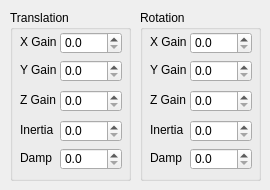
        <widget class="QWidget" name="JoystickForce">
         <attribute name="title">
          <string>Force</string>
         </attribute>
         <widget class="QGroupBox" name="JoystickForceTranslationGroup">
          <property name="geometry">
           <rect>
            <x>10</x>
            <y>10</y>
            <width>121</width>
            <height>171</height>
           </rect>
          </property>
          <property name="title">
           <string>Translation</string>
          </property>
          <widget class="QLabel" name="JoystickForceTranslationXGainLabel">
           <property name="geometry">
            <rect>
             <x>10</x>
             <y>24</y>
             <width>41</width>
             <height>16</height>
            </rect>
           </property>
           <property name="text">
            <string>X Gain</string>
           </property>
          </widget>
          <widget class="QDoubleSpinBox" name="JoystickForceTranslationZGain">
           <property name="geometry">
            <rect>
             <x>50</x>
             <y>80</y>
             <width>62</width>
             <height>22</height>
            </rect>
           </property>
           <property name="decimals">
            <number>1</number>
           </property>
           <property name="singleStep">
            <double>0.500000000000000</double>
           </property>
          </widget>
          <widget class="QLabel" name="JoystickForceTranslationZGainLabel">
           <property name="geometry">
            <rect>
             <x>10</x>
             <y>82</y>
             <width>41</width>
             <height>16</height>
            </rect>
           </property>
           <property name="text">
            <string>Z Gain</string>
           </property>
          </widget>
          <widget class="QDoubleSpinBox" name="JoystickForceTranslationXGain">
           <property name="geometry">
            <rect>
             <x>50</x>
             <y>22</y>
             <width>62</width>
             <height>22</height>
            </rect>
           </property>
           <property name="decimals">
            <number>1</number>
           </property>
           <property name="singleStep">
            <double>0.500000000000000</double>
           </property>
          </widget>
          <widget class="QLabel" name="ForceTranslationYGainLabel">
           <property name="geometry">
            <rect>
             <x>10</x>
             <y>52</y>
             <width>41</width>
             <height>16</height>
            </rect>
           </property>
           <property name="text">
            <string>Y Gain</string>
           </property>
          </widget>
          <widget class="QDoubleSpinBox" name="JoystickForceTranslationYGain">
           <property name="geometry">
            <rect>
             <x>50</x>
             <y>50</y>
             <width>62</width>
             <height>22</height>
            </rect>
           </property>
           <property name="decimals">
            <number>1</number>
           </property>
           <property name="singleStep">
            <double>0.500000000000000</double>
           </property>
          </widget>
          <widget class="QLabel" name="ForceTranslationInertiaLabel">
           <property name="geometry">
            <rect>
             <x>10</x>
             <y>112</y>
             <width>41</width>
             <height>16</height>
            </rect>
           </property>
           <property name="text">
            <string>Inertia</string>
           </property>
          </widget>
          <widget class="QDoubleSpinBox" name="JoystickForceTranslationInertia">
           <property name="geometry">
            <rect>
             <x>50</x>
             <y>110</y>
             <width>62</width>
             <height>22</height>
            </rect>
           </property>
           <property name="decimals">
            <number>1</number>
           </property>
           <property name="singleStep">
            <double>0.500000000000000</double>
           </property>
          </widget>
          <widget class="QLabel" name="JoystickForceTranslationDampLabel">
           <property name="geometry">
            <rect>
             <x>10</x>
             <y>140</y>
             <width>41</width>
             <height>16</height>
            </rect>
           </property>
           <property name="text">
            <string>Damp</string>
           </property>
          </widget>
          <widget class="QDoubleSpinBox" name="JoystickForceTranslationDamp">
           <property name="geometry">
            <rect>
             <x>50</x>
             <y>138</y>
             <width>62</width>
             <height>22</height>
            </rect>
           </property>
           <property name="decimals">
            <number>1</number>
           </property>
           <property name="singleStep">
            <double>0.500000000000000</double>
           </property>
          </widget>
         </widget>
         <widget class="QGroupBox" name="JoystickForceRotationGroup">
          <property name="geometry">
           <rect>
            <x>140</x>
            <y>10</y>
            <width>121</width>
            <height>171</height>
           </rect>
          </property>
          <property name="title">
           <string>Rotation</string>
          </property>
          <widget class="QLabel" name="JoystickForceRotationXGainLabel">
           <property name="geometry">
            <rect>
             <x>10</x>
             <y>24</y>
             <width>41</width>
             <height>16</height>
            </rect>
           </property>
           <property name="text">
            <string>X Gain</string>
           </property>
          </widget>
          <widget class="QDoubleSpinBox" name="JoystickForceRotationZGain">
           <property name="geometry">
            <rect>
             <x>50</x>
             <y>80</y>
             <width>62</width>
             <height>22</height>
            </rect>
           </property>
           <property name="decimals">
            <number>1</number>
           </property>
           <property name="singleStep">
            <double>0.500000000000000</double>
           </property>
          </widget>
          <widget class="QLabel" name="JoystickForceRotationZGainLabel">
           <property name="geometry">
            <rect>
             <x>10</x>
             <y>82</y>
             <width>41</width>
             <height>16</height>
            </rect>
           </property>
           <property name="text">
            <string>Z Gain</string>
           </property>
          </widget>
          <widget class="QDoubleSpinBox" name="JoystickForceRotationXGain">
           <property name="geometry">
            <rect>
             <x>50</x>
             <y>22</y>
             <width>62</width>
             <height>22</height>
            </rect>
           </property>
           <property name="decimals">
            <number>1</number>
           </property>
           <property name="singleStep">
            <double>0.500000000000000</double>
           </property>
          </widget>
          <widget class="QLabel" name="JoystickForceRotationYGainLabel">
           <property name="geometry">
            <rect>
             <x>10</x>
             <y>52</y>
             <width>41</width>
             <height>16</height>
            </rect>
           </property>
           <property name="text">
            <string>Y Gain</string>
           </property>
          </widget>
          <widget class="QDoubleSpinBox" name="JoystickForceRotationYGain">
           <property name="geometry">
            <rect>
             <x>50</x>
             <y>50</y>
             <width>62</width>
             <height>22</height>
            </rect>
           </property>
           <property name="decimals">
            <number>1</number>
           </property>
           <property name="singleStep">
            <double>0.500000000000000</double>
           </property>
          </widget>
          <widget class="QDoubleSpinBox" name="JoystickForceRotationDamp">
           <property name="geometry">
            <rect>
             <x>50</x>
             <y>138</y>
             <width>62</width>
             <height>22</height>
            </rect>
           </property>
           <property name="decimals">
            <number>1</number>
           </property>
           <property name="singleStep">
            <double>0.500000000000000</double>
           </property>
          </widget>
          <widget class="QDoubleSpinBox" name="JoystickForceRotationInertia">
           <property name="geometry">
            <rect>
             <x>50</x>
             <y>110</y>
             <width>62</width>
             <height>22</height>
            </rect>
           </property>
           <property name="decimals">
            <number>1</number>
           </property>
           <property name="singleStep">
            <double>0.500000000000000</double>
           </property>
          </widget>
          <widget class="QLabel" name="JoystickForceRotationInertiaLabel">
           <property name="geometry">
            <rect>
             <x>10</x>
             <y>112</y>
             <width>41</width>
             <height>16</height>
            </rect>
           </property>
           <property name="text">
            <string>Inertia</string>
           </property>
          </widget>
          <widget class="QLabel" name="JoystickForceRotationDampLabel">
           <property name="geometry">
            <rect>
             <x>10</x>
             <y>140</y>
             <width>41</width>
             <height>16</height>
            </rect>
           </property>
           <property name="text">
            <string>Damp</string>
           </property>
          </widget>
         </widget>
        </widget>
